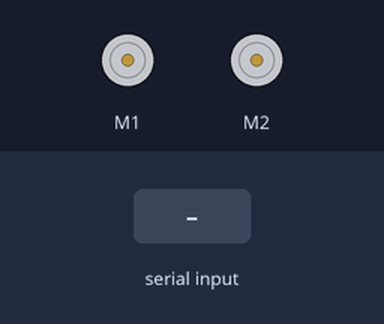
Recording of a sketch running on a simulated Arduino Uno, built with avr-gcc and run on an emulated ATmega328P. Parts: 2 × DC motor (green arrow = forward, orange = backward, longer = faster). The test bench sets the inputs (shaded band).

Above: at 1.2 s.
1.3 s: "90,45\n" received over Serial
3.8 s: "1\n" received over Serial
At 4.6 s:
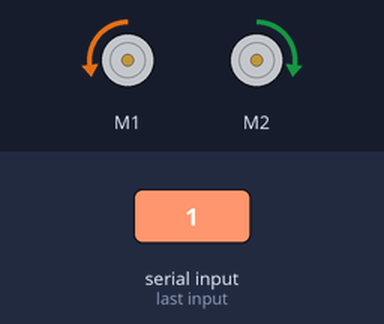
6.3 s: "2\n" received over Serial
At 7.0 s:
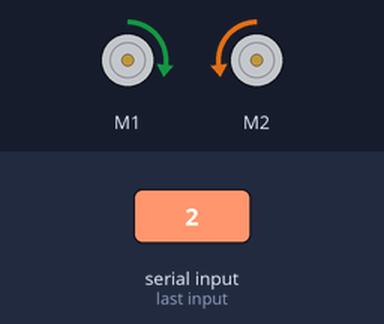
8.7 s: "3\n" received over Serial
At 9.4 s:
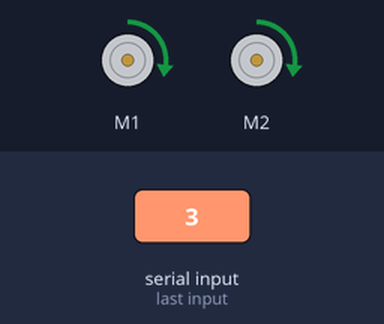
11.1 s: "4\n" received over Serial
At 11.9 s:
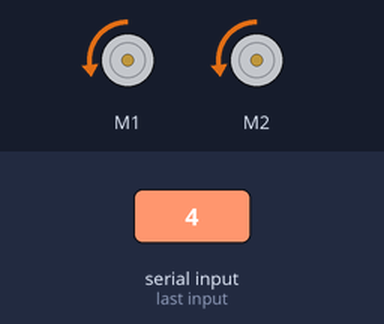
Timing chart, 0 to 14.1 s (numbered marks = the images above; inputs shaded):
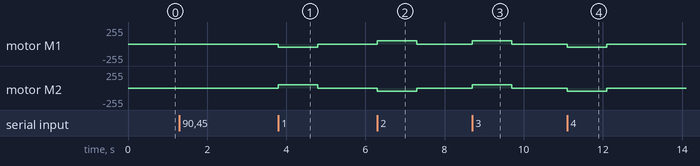

Measured:
- after the input at 3.8 s, motor M1: stopped → backward 50/255 at once, → stopped 1.0 s later; motor M2: stopped → forward 50/255 at once, → stopped 1.0 s later
- after the input at 6.3 s, motor M1: stopped → forward 50/255 at once, → stopped 1.0 s later; motor M2: stopped → backward 50/255 at once, → stopped 1.0 s later
- after the input at 8.7 s, motor M1, motor M2: stopped → forward 50/255 at once, → stopped 1.0 s later
- after the input at 11.1 s, motor M1, motor M2: stopped → backward 50/255 at once, → stopped 1.0 s later

The sketch:

baefoo_mbot_bluetooth_firmware.ino
```cpp
#include <Arduino.h>
#include <Wire.h>
#include <SoftwareSerial.h>

#include <MeMCore.h>

MeDCMotor motor_9(9);
MeDCMotor motor_10(10);

#define DIRECTION_FORWARD 1
#define DIRECTION_BACKWARD 2
#define DIRECTION_LEFT 3
#define DIRECTION_RIGHT 4
int cur_direction = 0;
int cur_speed = 50;

#define INT_MAX 32767
#define INT_MIN -32768

#define COMMAND_MOTOR_STOP      0
#define COMMAND_MOVE_FORWARD    1
#define COMMAND_MOVE_BACKWARD   2
#define COMMAND_MOVE_LEFT       3
#define COMMAND_MOVE_RIGHT      4
#define COMMAND_SPEED_UP        5
#define COMMAND_SPEED_DOWN      6

void move(int direction, int speed)
{
      int leftSpeed = 0;
      int rightSpeed = 0;
      if(direction == 1){
        	leftSpeed = speed;
        	rightSpeed = speed;
      }else if(direction == 2){
        	leftSpeed = -speed;
        	rightSpeed = -speed;
      }else if(direction == 3){
        	leftSpeed = -speed;
        	rightSpeed = speed;
      }else if(direction == 4){
        	leftSpeed = speed;
        	rightSpeed = -speed;
      }
      motor_9.run((9)==M1?-(leftSpeed):(leftSpeed));
      motor_10.run((10)==M1?-(rightSpeed):(rightSpeed));
}

double angle_rad = PI/180.0;
double angle_deg = 180.0/PI;

void setup(){
    Serial.begin(115200);
}

void loop(){
    if(Serial.available() > 0) {
      int cn = Serial.parseInt();
      switch(cn) {
        case COMMAND_MOTOR_STOP: {
          cur_direction = 0;
          move(DIRECTION_FORWARD, 0);
          break;
        }
        case COMMAND_MOVE_FORWARD: {
          cur_direction = DIRECTION_FORWARD;
          move(DIRECTION_FORWARD, cur_speed);
          break;
        }
        case COMMAND_MOVE_BACKWARD: {
          cur_direction = DIRECTION_BACKWARD;
          move(DIRECTION_BACKWARD, cur_speed);
          break;
        }
        case COMMAND_MOVE_LEFT: {
          cur_direction = DIRECTION_LEFT;
          move(DIRECTION_LEFT, cur_speed);
          break;
        }
        case COMMAND_MOVE_RIGHT: {
          cur_direction = DIRECTION_RIGHT;
          move(DIRECTION_RIGHT, cur_speed);
          break;
        }
        case COMMAND_SPEED_UP: {
          if(cur_speed < 250) {
            cur_speed += 50;
            move(cur_direction, cur_speed);
          }
          break;
        }
        case COMMAND_SPEED_DOWN: {
          if(cur_speed > 150) {
            cur_speed -= 50;
            move(cur_direction, cur_speed);
          }
          break;
        }
      }
    }
    _loop();
}

void _delay(float seconds){
    long endTime = millis() + seconds * 1000;
    while(millis() < endTime)_loop();
}

void _loop(){

}
```
